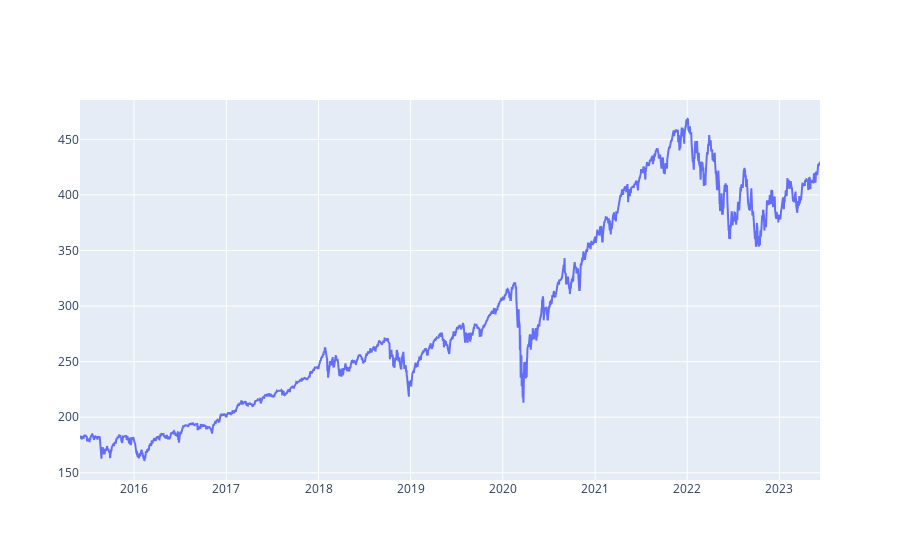

Here is the notebook cell this chart was saved with:
### Code cell
%load_ext autoreload
%autoreload 2

from src.portfolio import Portfolio
from datetime import datetime
import plotly.graph_objects as go

portfolio = Portfolio("ZEN")
portfolio.buy(datetime(2015, 6, 1), 'SPY', 1)
# print(portfolio.charts[ticker].getPrice(datetime(2023, 6, 1)))
stats = portfolio.stats()

fig = go.Figure(go.Scatter(x=stats.chart.index, y=stats.chart.values))
fig.show()

### Figure 1 — Plotly figure (JSON) as saved in the notebook; plotly's stock layout.template omitted (floating-point values rounded to 4 significant figures; data arrays with more than 128 entries replaced by an {"elided": "..."} marker saying what was removed)
{"data": [{"type": "scatter", "x": {"elided": "2933 str values"}, "y": {"elided": "2933 float values"}}], "layout": {}}
